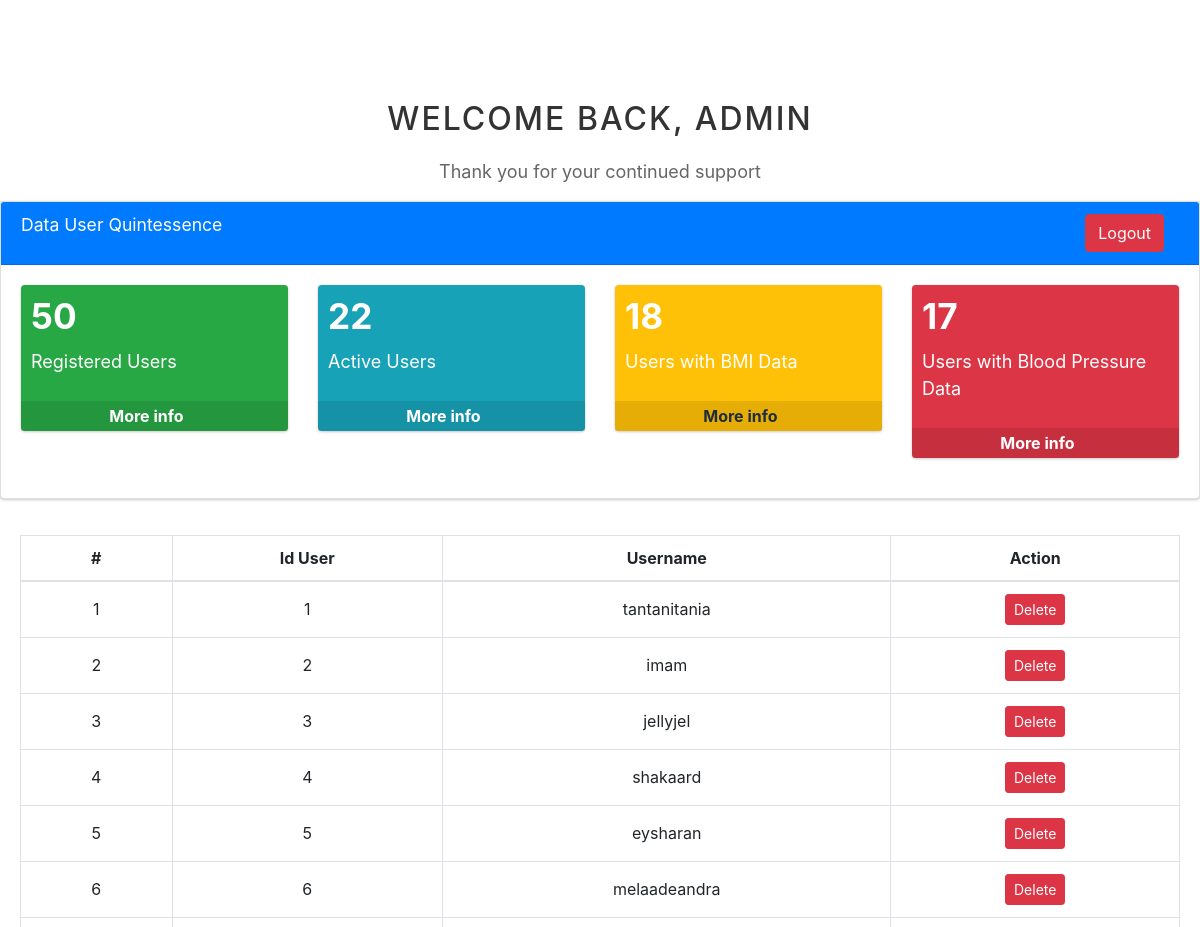
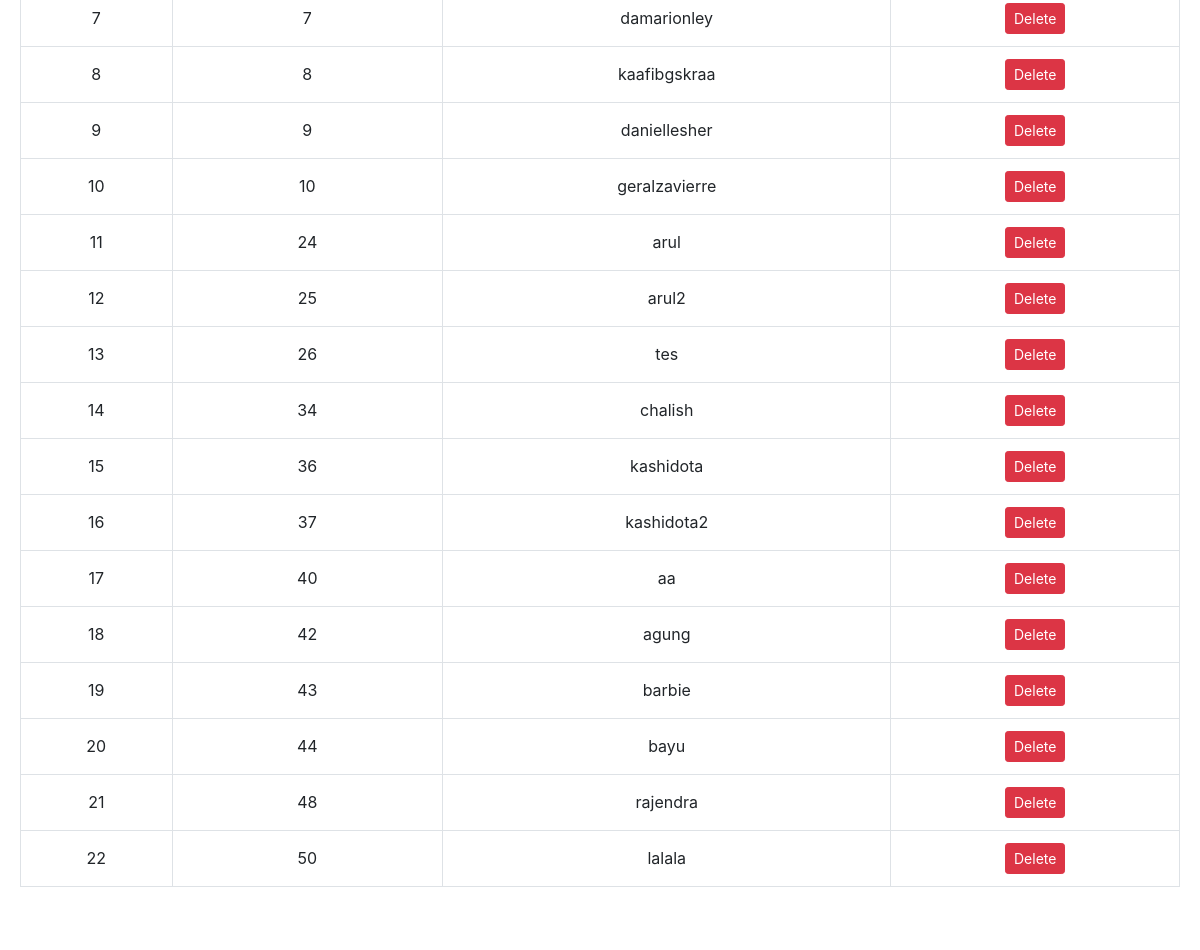
The page /quintessence/admin_page.php (signed in) on the database its author committed (2 pictures, top to bottom).
### tables this page shows
CREATE TABLE `t_user` (
  `id_user` int(11) NOT NULL,
  `usn_user` varchar(50) NOT NULL,
  `pass_user` varchar(50) NOT NULL
);

### quintessence/function.php (called while the page is built, shortened)
<?php
include("koneksi.php");
function readAllUser()
{
    global $conn;
    $query = "SELECT * FROM t_user";
    $eksekusi = mysqli_query($conn, $query);
    return $eksekusi;
}
function getDataWithHighestUserID()
{
    global $conn;
    $query = "SELECT id_user FROM t_user WHERE id_user = (SELECT MAX(id_user) FROM t_user)";
    $result = mysqli_query($conn, $query);
    if ($result && mysqli_num_rows($result) > 0) {
        $data = mysqli_fetch_assoc($result);
        return $data;
    } else {
        return null;
    }
}
function readAdmin($id)
{
    global $conn;
    $query = "SELECT * FROM t_admin WHERE t_admin.id_admin = $id";
    $eksekusi = mysqli_query($conn, $query);
    return $eksekusi;
}
function readBMINotBlank()
{
    global $conn;
    $query = "SELECT * FROM t_bmi WHERE TRIM(tinggi_badan) <> '' AND TRIM(berat_badan) <> '' ";
    $eksekusi = mysqli_query($conn, $query);
    return $eksekusi;
}
function readTekananDarahNotBlank()
{
    global $conn;
    $query = "SELECT * FROM t_tekanan_darah WHERE TRIM(golongan_darah) <> '' AND TRIM(tekanan_darah) <> '' ";
    $eksekusi = mysqli_query($conn, $query);
    return $eksekusi;
}

### quintessence/admin_page.php (the view, shortened to what this page needs)
<?php
include_once "function.php";
$id = $_SESSION['id'];
$readAdmin = readAdmin($id);
$admin = mysqli_fetch_array($readAdmin);
$user = readAllUser();
$userRegister = getDataWithHighestUserID();
$userActive = mysqli_num_rows(readAllUser());
$userTekananDarah = mysqli_num_rows(readTekananDarahNotBlank());
$userBMI = mysqli_num_rows(readBMINotBlank());
?>
<html lang="en">
<head>
    <link rel="stylesheet" href="plugin/fontawesome-free/css/all.min.css">
    <link rel="stylesheet" href="dist/css/adminlte.min.css">
    <link rel="stylesheet" href="https://stackpath.bootstrapcdn.com/bootstrap/4.5.2/css/bootstrap.min.css">
</head>
<body>
    <div class="welcome-container">
        <h1 class="welcome-text">Welcome back, <?= $admin['usn_admin'] ?></h1>
        <p class="welcome-subtext">Thank you for your continued support</p>
    </div>
    <div class="row">
        <div class="col-12">
            <div class="card">
                <div class="card-header">
                    <h3 class="card-title" style="text-align: center;">Data User Quintessence</h3>
                    <div class="col-md-12 text-right">
                        <a href="logout.php" class="btn btn-danger">Logout</a>
                    </div>
                </div>
                <div class="card-body">
                    <div class="row">
                        <div class="col-lg-3 col-6">
                            <div class="small-box bg-success">
                                <div class="inner">
                                    <h3><?= $userRegister['id_user'] ?></h3>
                                    <p>Registered Users</p>
                                </div>
                                <div class="icon">
                                    <i class="fas fa-users"></i>
                                </div>
                                <a href="#" class="small-box-footer">More info <i class="fas fa-arrow-circle-right"></i></a>
                            </div>
                        </div>
                        <div class="col-lg-3 col-6">
                            <div class="small-box bg-info">
                                <div class="inner">
                                    <h3><?php echo $userActive; ?></h3>
                                    <p>Active Users</p>
                                </div>
                                <div class="icon">
                                    <i class="fas fa-user-check"></i>
                                </div>
                                <a href="" class="small-box-footer" data-toggle="modal" data-target="#myModalBio">More info <i class="fas fa-arrow-circle-right"></i></a>
                            </div>
                        </div>
                        <div class="col-lg-3 col-6">
                            <div class="small-box bg-warning">
                                <div class="inner">
                                    <h3><?php echo $userBMI; ?></h3>
                                    <p>Users with BMI Data</p>
                                </div>
                                <div class="icon">
                                    <i class="fas fa-weight"></i>
                                </div>
                                <a href="" class="small-box-footer" data-toggle="modal" data-target="#myModalBMI">More info <i class="fas fa-arrow-circle-right"></i></a>
                            </div>
                        </div>
                        <div class="col-lg-3 col-6">
                            <div class="small-box bg-danger">
                                <div class="inner">
                                    <h3><?php echo $userTekananDarah; ?></h3>
                                    <p>Users with Blood Pressure Data</p>
                                </div>
                                <div class="icon">
                                    <i class="fas fa-heartbeat"></i>
                                </div>
                                <a href="" class="small-box-footer" data-toggle="modal" data-target="#myModalTD">More info <i class="fas fa-arrow-circle-right"></i></a>
                            </div>
                        </div>
                    </div>
                </div>
            </div>
        </div>
    </div>
    <div class="card-body">
        <div>
            <table class="table table-bordered table-hover">
                <thead>
                    <tr>
                        <th class="text-center text-wrap ">#</th>
                        <th class="text-wrap text-center">Id User</th>
                        <th class="text-center">Username</th>
                        <th class="text-center">Action</th>
                    </tr>
                </thead>
                <tbody>
                    <?php $nomor = 1;
                    foreach ($user as $b) : ?>
                        <tr data-widget="expandable-table" aria-expanded="false">
                            <td><?= $nomor++ ?></td>
                            <td><?= $b['id_user'] ?></td>
                            <td><?= $b['usn_user'] ?></td>
                            <td>
                                <a href="?kode=<?= $b['id_user'] ?>" onClick="return confirm('Yakin ingin menghapus data?')">
                                    <button type="button" class="btn btn-danger btn-sm">Delete</button>
                                </a>
                            </td>
                        </tr>
                    <?php endforeach; ?>
                </tbody>
            </table>
        </div>
    </div>
</body>
</html>

### quintessence/admin_page.php (style rules this page uses)
.welcome-container { margin-top: 100px; text-align: center; }
.welcome-text { font-size: 32px; color: #333333; text-transform: uppercase; letter-spacing: 2px; }
.welcome-subtext { font-size: 18px; color: #666666; margin-top: 20px; }
.card-header { background-color: #007bff; color: #fff; }
.card-title { color: #fff; }
.small-box .icon>i { font-size: 60px; line-height: 60px; }
.small-box .inner { padding: 10px; }
.small-box h3 { font-size: 30px; font-weight: bold; margin: 0 0 10px 0; white-space: nowrap; padding: 0; color: #fff; }
.small-box p { font-size: 18px; color: #fff; }
.small-box-footer { background: rgba(0, 0, 0, 0.1); color: #fff; display: block; padding: 3px 0; text-align: center; text-decoration: none; font-weight: bold; }
.table thead th { text-align: center; vertical-align: middle; }
.table tbody td { text-align: center; vertical-align: middle; }

### rows shown on the page
t_user: id_user "50", usn_user "lalala"
t_user: id_user "1", usn_user "tantanitania"
t_user: id_user "2", usn_user "imam"
t_user: id_user "3", usn_user "jellyjel"
t_user: id_user "4", usn_user "shakaard"
t_user: id_user "5", usn_user "eysharan"
t_user: id_user "6", usn_user "melaadeandra"
t_user: id_user "7", usn_user "damarionley"
t_user: id_user "8", usn_user "kaafibgskraa"
t_user: id_user "9", usn_user "daniellesher"
t_user: id_user "10", usn_user "geralzavierre"
t_user: id_user "24", usn_user "arul"
t_user: id_user "25", usn_user "arul2"
t_user: id_user "26", usn_user "tes"
t_user: id_user "34", usn_user "chalish"
t_user: id_user "36", usn_user "kashidota"
t_user: id_user "37", usn_user "kashidota2"
t_user: id_user "40", usn_user "aa"
t_user: id_user "42", usn_user "agung"
t_user: id_user "43", usn_user "barbie"
t_user: id_user "44", usn_user "bayu"
t_user: id_user "48", usn_user "rajendra"

### other values the page prints
$admin['usn_admin'] "ADMIN"
$userActive "22"
$userBMI "18"
$userTekananDarah "17"
